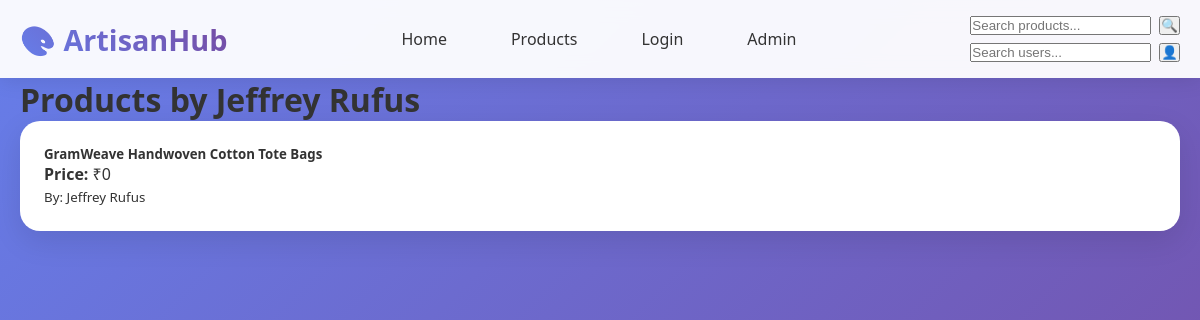
The app's page /user/5/products with its own data.
### app_shop.py (models this page shows)
class User(Base):
    __tablename__ = "users"
    id = Column(Integer, primary_key=True, index=True)
    username = Column(String, unique=True, index=True)
    password = Column(String)
    is_admin = Column(Boolean, default=False)
    session_id = Column(String, unique=True, nullable=True)
    products = relationship("Product", back_populates="user")

class Product(Base):
    __tablename__ = "products"
    id = Column(Integer, primary_key=True, index=True)
    name = Column(String, index=True)
    details = Column(Text)
    price = Column(String)
    image_path = Column(String)
    user_id = Column(Integer, ForeignKey("users.id"))
    user = relationship("User", back_populates="products")
    __table_args__ = (UniqueConstraint('user_id', 'name', name='unique_user_product'),)

### app_shop.py (the view)
@app.get("/user/{user_id}/products", response_class=HTMLResponse)
def user_products(user_id: int, request: Request, db: Session = Depends(get_db)):
    user = db.query(User).filter(User.id == user_id).first()
    if not user:
        raise HTTPException(status_code=404, detail="User not found")
    products = db.query(Product).filter(Product.user_id == user_id).all()
    tpl = env.get_template("user_products.html")
    return tpl.render(
        title=f"Products by {user.username} - ArtisanHub",
        user=user,
        products=products
    )

### shop_data/templates/user_products.html (shortened to what this page needs)
{% extends 'base.html' %}
{% block content %}
<div class="container mt-4">
    <h1>Products by {{ user.username }}</h1>
    <div class="row mt-4">
        {% for product in products %}
        <div class="col-md-4 mb-4">
            <div class="card">
                <div class="card-body">
                    <h5 class="card-title">{{ product.name }}</h5>
                    <p class="card-text"><strong>Price:</strong> ₹{{ product.price }}</p>
                    <p class="card-text"><small class="text-muted">By: {{ product.user.username }}</small></p>
                </div>
            </div>
        </div>
        {% endfor %}
    </div>
</div>
{% endblock %}

### shop_data/static/styles.css (style rules this page uses)
* { margin: 0; padding: 0; box-sizing: border-box; }
body { font-family: 'Segoe UI', Tahoma, Geneva, Verdana, sans-serif; background: linear-gradient(135deg, #667eea 0%, #764ba2 100%); min-height: 100vh; color: #333; }
.container { max-width: 1200px; margin: 0 auto; padding: 0 20px; }
.card { background: white; border-radius: 20px; padding: 1.5rem; box-shadow: 0 10px 30px rgba(0,0,0,0.1); transition: transform 0.3s, box-shadow 0.3s; overflow: hidden; }

### records on screen
User: username "Jeffrey Rufus"
Product: name "GramWeave Handwoven Cotton Tote Bags", price "0", user.username "Jeffrey Rufus"
